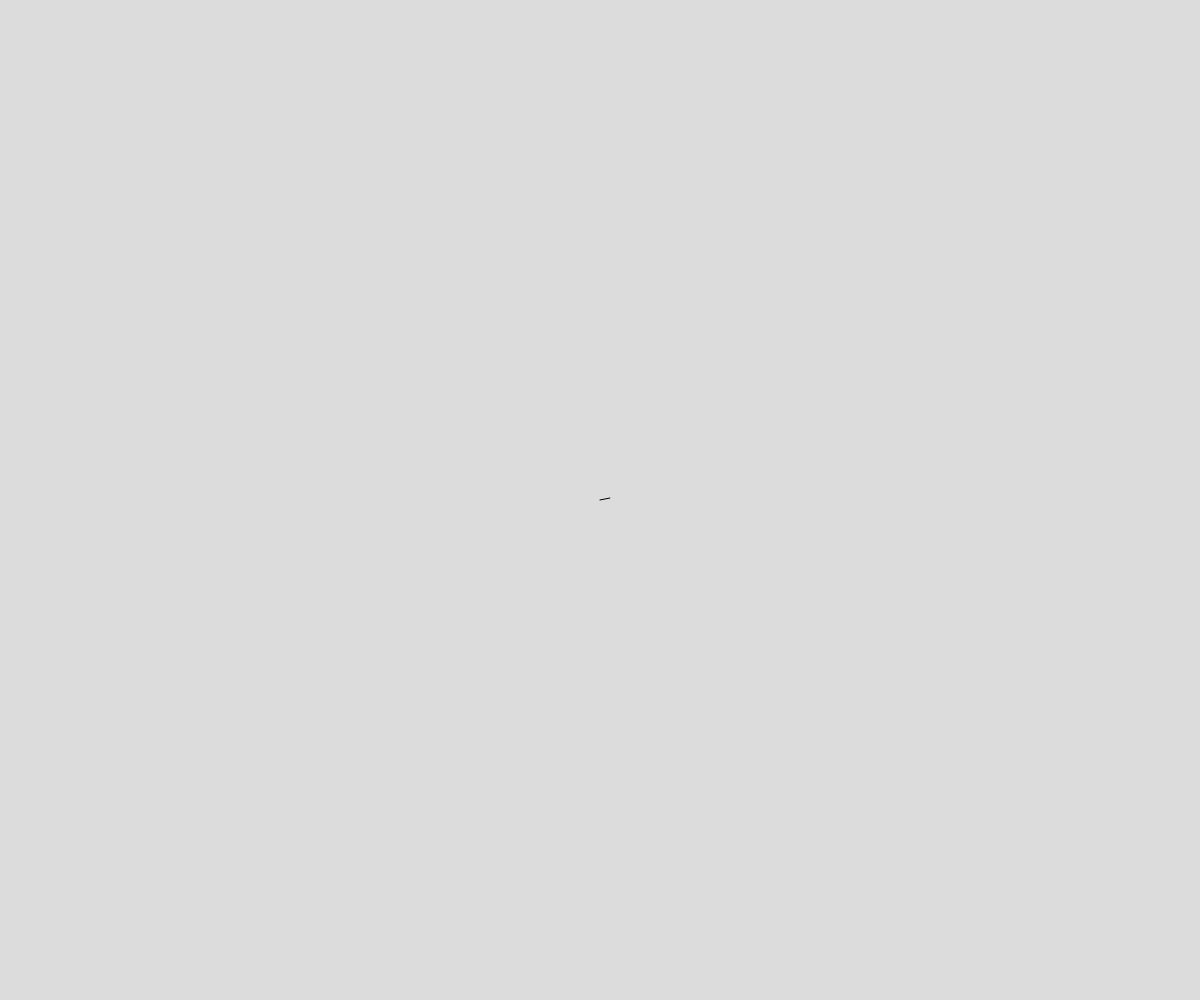
Frame 1 (no input)
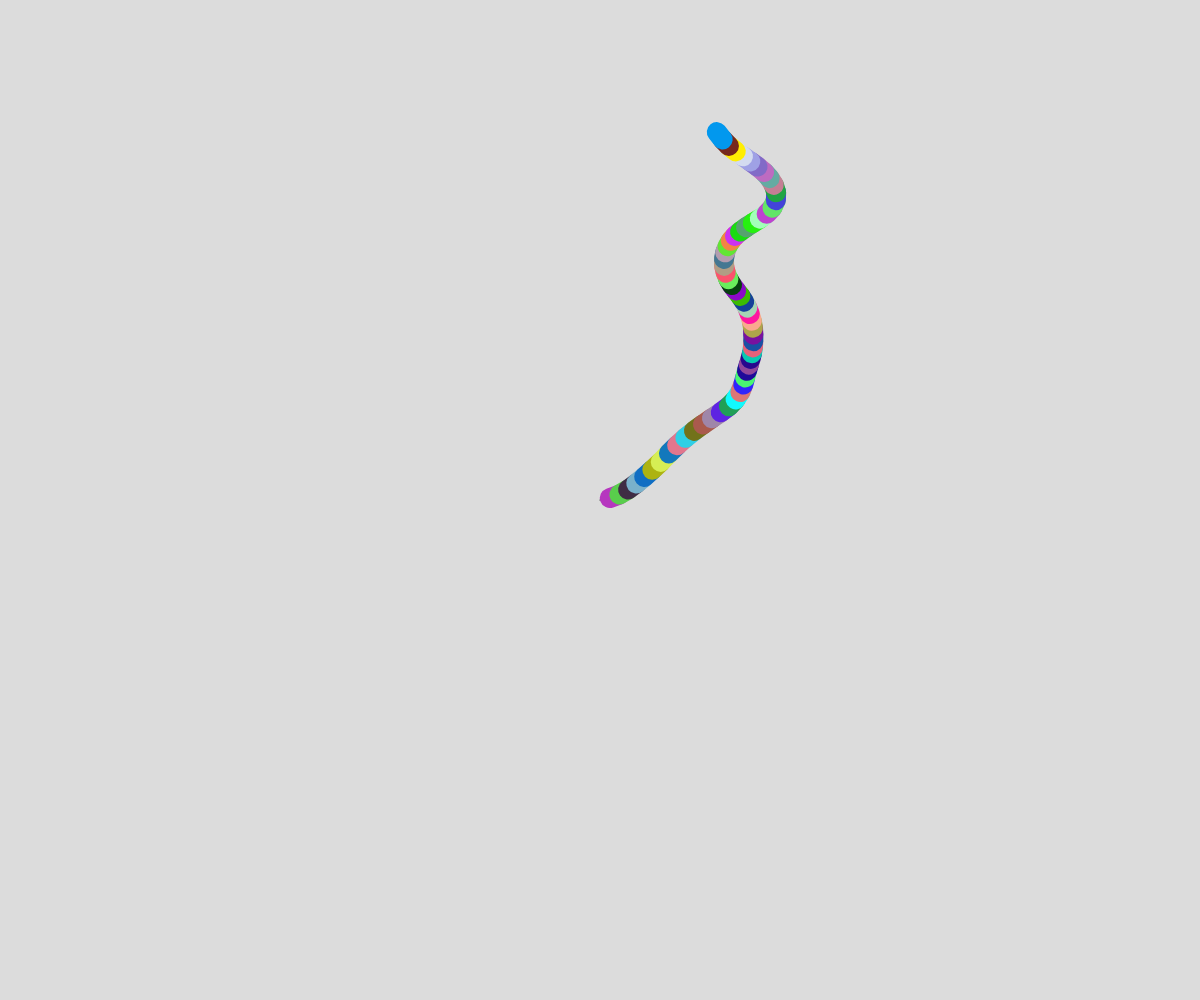
Frame 60 (no input)
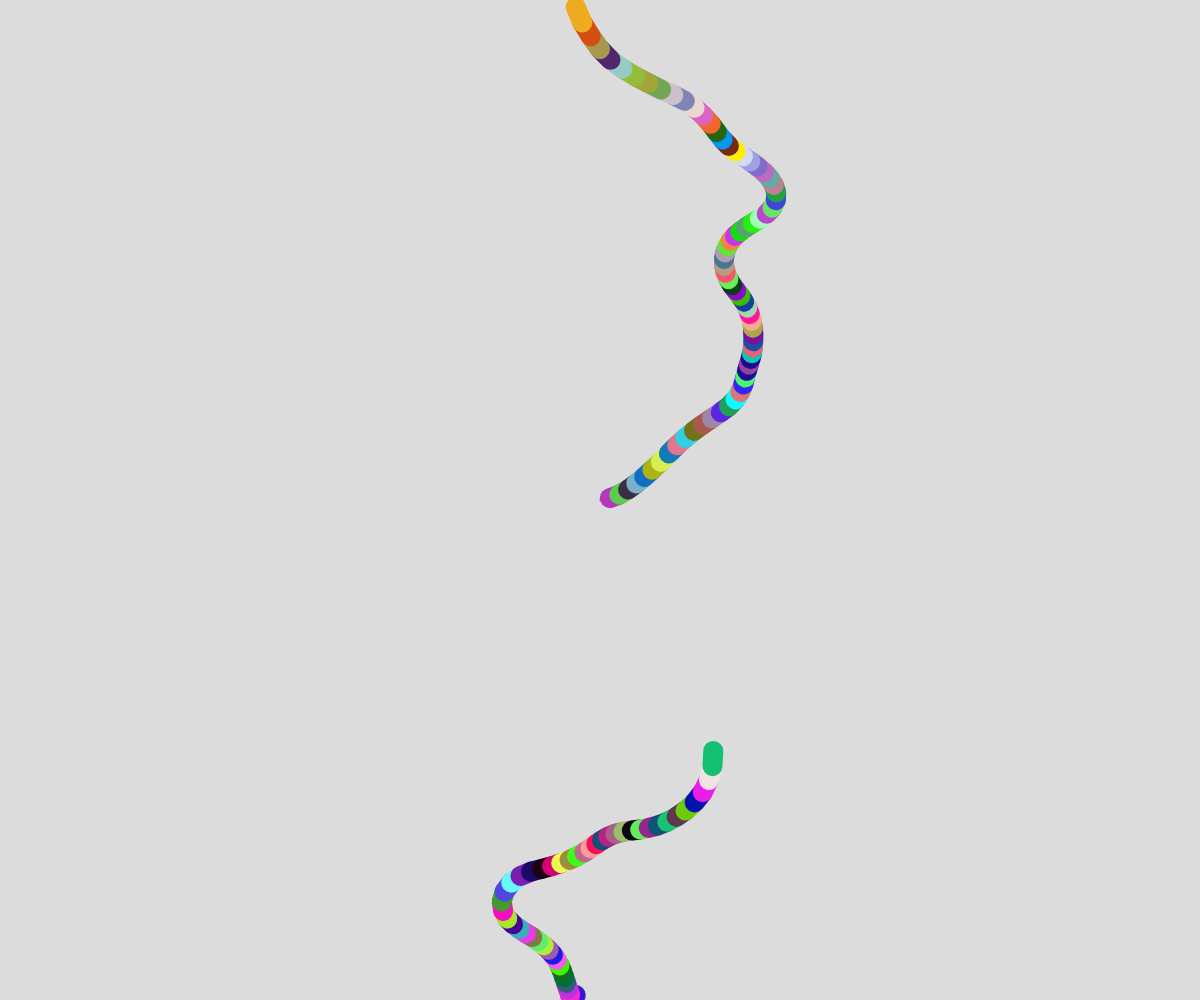
Frame 120 (the mouse pressed at the canvas centre since frame 60)

The p5.js sketch that drew these frames (run headless with seeded random() and noise() and a simulated clock; from frame 60 on, the mouse is pressed at the canvas centre):

// p5.js sketch
// ── sketch.js
let xPos, yPos;
let xPrev, yPrev;
let numDirections = 80;
let direction = 0;
let step = 20;

function setup() {
  createCanvas(windowWidth, windowHeight);
  xPos = width / 2;
  yPos = height / 2;
  // console.log(width);
  xPrev = xPos;
  yPrev = yPos;
  background(220);
  frameRate(30);
}

function draw() {
  //background(220, 50);
  // let newDir = floor(random(numDirections));
  direction+= (noise(xPos/100, yPos/100, frameCount/100) - 0.5) * HALF_PI
  step=noise(xPos/150, yPos/240, frameCount/100)*25
  let xStep = cos(direction) * step;
  let yStep = sin(direction) * step;
  xPrev = xPos;
  yPrev = yPos;
  xPos += xStep;
  yPos += yStep;
  edges();
  line(xPrev, yPrev, xPos, yPos);
  strokeWeight(20)
  stroke(random(1,255), random(1,255), random(1, 255))
  // rectMode(CENTER)
  // rect(xPrev, yPrev, xPos, yPos);
  // triangle(xPrev, yPrev, xPos, yPos/800, xPos/100, yPos/200)
  // ellipsoid(xPos/2, yPos/2, 100)
  //  fill(220, 50, 3);
  fill(150, 250, 120)
  // ellipse(xPos, yPos, 20);
}

function edges() {
  //   if (xPos < 0 || xPos > width) {
  //     xPos = width / 2;
  //   }
  //   if (yPos < 0 || yPos > height) {
  //     yPos = height / 2;
  //   }
  //   if (xPos < 0) xPos = width;
  //   if (xPos > width) xPos = 0;

  //   if (yPos < 0) yPos = height;
  //   if (yPos > height) yPos = 0;
  if (xPos < 0) {
    xPos = width-5;
    xPrev = xPos;
  }
  if (xPos > width) {
    xPos = 5;
    xPrev = xPos;
  }
  if (yPos < 0) {
    yPos = height-5;
    yPrev = yPos;
  }
  if (yPos > height) {
    yPos = 5;
    yPrev = yPos;
  }
}
